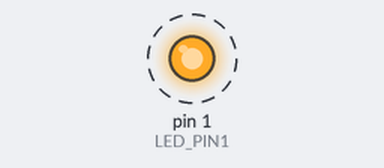
Recording of a sketch running on a simulated Arduino Uno, built with avr-gcc and run on an emulated ATmega328P. Parts: output pins drawn as LEDs (lit = HIGH). Dashed ring = blinking.

Above: at 0.2 s.
Timing chart, 0 to 3.0 s (numbered marks = the images above):
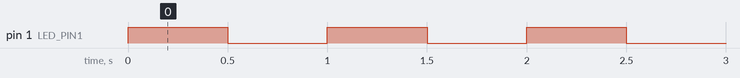

Measured:
- by itself, pin 1 (LED_PIN1): alternates HIGH for 0.50 s and LOW for 0.50 s

The sketch:

ponderada1.ino
```cpp
const int LED_PIN1 = 1;  // Define o LED pin como 1

void setup() {
    pinMode(LED_PIN1, OUTPUT);
}

void loop() {
    digitalWrite(LED_PIN1, HIGH);  // Liga o led
    delay(500);                    //Espera 500 milisegundos
    digitalWrite(LED_PIN1, LOW);   // Desliga o LED
    delay(500);                    // Espera mais 500 milisegundos
}
```
